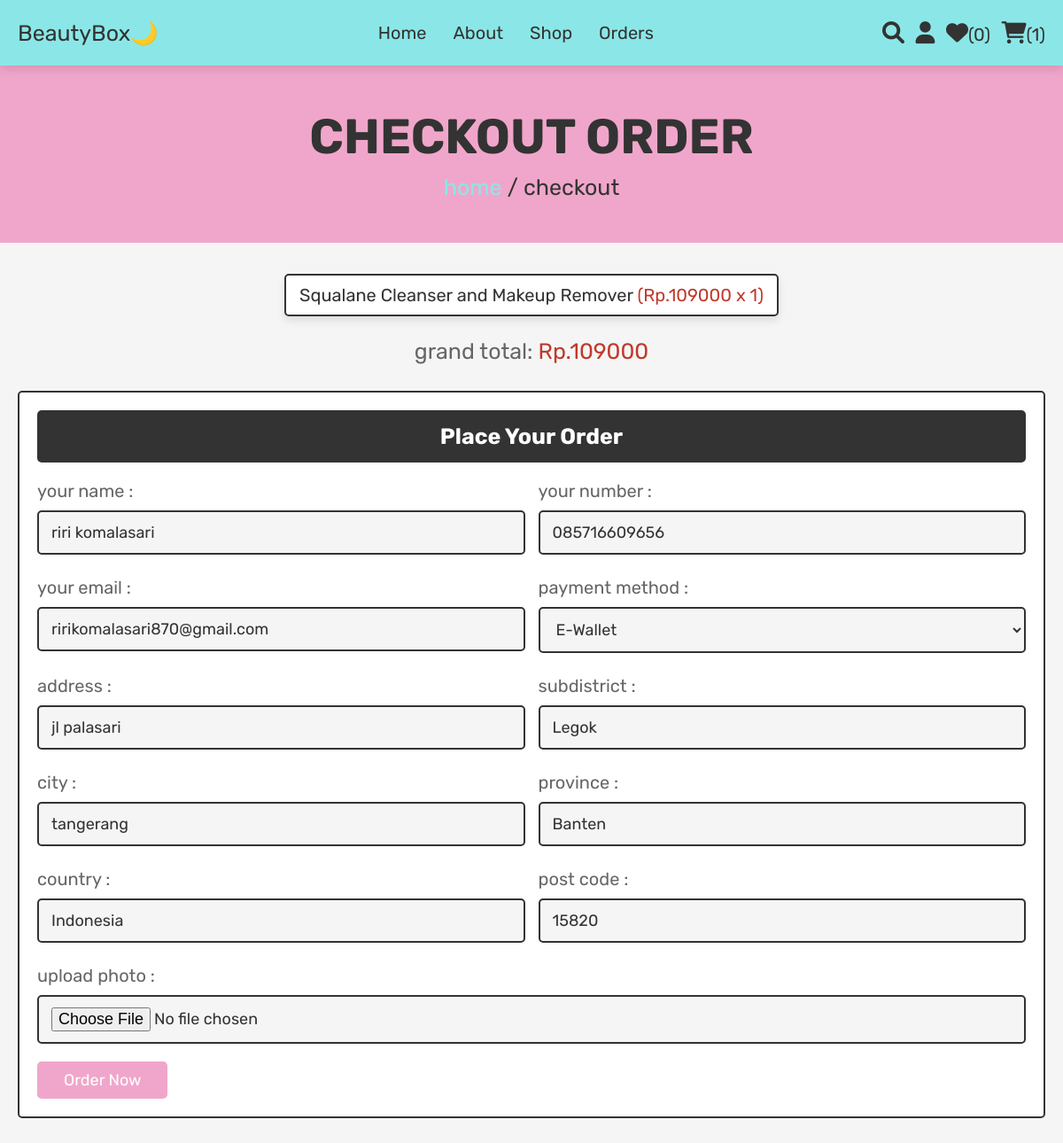
Screenshot of /checkout.php (signed in) with the database file from the repository.
### tables this page shows
CREATE TABLE `cart` (
  `id` int(100) NOT NULL,
  `user_id` int(100) NOT NULL,
  `pid` int(100) NOT NULL,
  `name` varchar(100) NOT NULL,
  `price` varchar(100) NOT NULL,
  `quantity` varchar(100) NOT NULL,
  `image` varchar(100) NOT NULL
);

CREATE TABLE `users_detail` (
  `id` int(11) NOT NULL,
  `user_id` int(11) NOT NULL,
  `full_name` varchar(150) NOT NULL,
  `number` varchar(15) NOT NULL,
  `address` text NOT NULL,
  `subdistrict` varchar(50) NOT NULL,
  `city` varchar(50) NOT NULL,
  `province` varchar(50) NOT NULL,
  `country` varchar(50) NOT NULL,
  `post_code` int(10) NOT NULL
);

CREATE TABLE `users` (
  `id` int(100) NOT NULL,
  `name` varchar(100) NOT NULL,
  `email` varchar(100) NOT NULL,
  `password` varchar(100) NOT NULL,
  `user_type` varchar(20) NOT NULL DEFAULT 'user'
);

### checkout.php (the view, shortened to what this page needs)
<?php
include 'config.php';
$user_id = $_SESSION['user_id'];
?>
<!DOCTYPE html>
<html lang="en">
<head>
    <link rel="stylesheet" href="https://cdnjs.cloudflare.com/ajax/libs/font-awesome/6.0.0/css/all.min.css">
    <link rel="stylesheet" href="css/style.css">
</head>
<body>
    <?php include 'header.php'; ?>
    <section class="heading">
        <h3>checkout order</h3>
        <p> <a href="index.php">home</a> / checkout </p>
    </section>
    <section class="display-order">
        <?php
        $grand_total = 0;
        $select_cart = mysqli_query($conn, "SELECT * FROM `cart` WHERE user_id = '$user_id'") or die('query failed');
        if (mysqli_num_rows($select_cart) > 0) {
            while ($fetch_cart = mysqli_fetch_assoc($select_cart)) {
                $total_price = ($fetch_cart['price'] * $fetch_cart['quantity']);
                $grand_total += $total_price;
        ?>
                <p> <?php echo $fetch_cart['name'] ?> <span>(<?php echo 'Rp.' . $fetch_cart['price'] . ' x ' . $fetch_cart['quantity']  ?>)</span> </p>
        <?php
            }
        } else {
            echo '<p class="empty">your cart is empty</p>';
        }
        ?>
        <div class="grand-total">grand total: <span>Rp.<?php echo $grand_total; ?></span></div>
    </section>
    <section class="checkout">
        <form action="" method="POST" enctype="multipart/form-data">
            <h3>place your order</h3>
            <?php
            if(!empty($user_id)){
                $select_user = mysqli_query($conn, "SELECT users.name, users.email, users_detail.full_name, users_detail.number, users_detail.address, users_detail.subdistrict, users_detail.city, users_detail.province, users_detail.country, users_detail.post_code FROM users LEFT JOIN users_detail ON users.id = users_detail.user_id WHERE users.id = '$user_id'") or die('query failed');
                if(mysqli_num_rows($select_user) > 0){
                $fetch_user = mysqli_fetch_assoc($select_user);
                }
            }
            ?>
            <div class="flex">
                <div class="inputBox">
                    <span>your name :</span>
                    <input type="text" name="name" placeholder="enter your name" value="<?php echo $fetch_user['full_name']; ?>">
                </div>
                <div class="inputBox">
                    <span>your number :</span>
                    <input type="number" name="number" min="0" placeholder="enter your number" value="<?php echo $fetch_user['number']; ?>" readonly>
                </div>
                <div class="inputBox">
                    <span>your email :</span>
                    <input type="email" name="email" placeholder="enter your email" value="<?php echo $fetch_user['email']; ?>" readonly>
                </div>
                <div class="inputBox">
                    <span>payment method :</span>
                    <select name="method">
                        <option value="e-wallet">E-Wallet</option>
                    </select>
                </div>
                <div class="inputBox">
                    <span>address :</span>
                    <input type="text" name="address" placeholder="ex. Aria Santika city No.34A" value="<?php echo $fetch_user['address']; ?>">
                </div>
                <div class="inputBox">
                    <span>subdistrict :</span>
                    <input type="text" name="subdistrict" placeholder="ex. Karawaci" value="<?php echo $fetch_user['subdistrict']; ?>">
                </div>
                <div class="inputBox">
                    <span>city :</span>
                    <input type="text" name="city" placeholder="e.g. mumbai" value="<?php echo $fetch_user['city']; ?>">
                </div>
                <div class="inputBox">
                    <span>province :</span>
                    <input type="text" name="province" placeholder="e.g. maharashtra" value="<?php echo $fetch_user['province']; ?>">
                </div>
                <div class="inputBox">
                    <span>country :</span>
                    <input type="text" name="country" placeholder="e.g. india" value="<?php echo $fetch_user['country']; ?>">
                </div>
                <div class="inputBox">
                    <span>post code :</span>
                    <input type="number" min="0" name="post_code" placeholder="e.g. 123456" value="<?php echo $fetch_user['post_code']; ?>">
                </div>
                <div class="inputBox">
                    <span>upload photo :</span>
                    <input type="file" accept="image/jpg, image/jpeg, image/png" required class="box" name="proof">
                </div>
            </div>
            <input type="submit" name="order" value="order now" class="btn">
        </form>
    </section>

### css/style.css (style rules this page uses)
:root { --pink:#f0a6ca; --red:#c0392b; --clay:#8be7e7; --orange:#c4eb15; --black:#333; --white:#fff; --light-color:#666; --light-white:#ccc; --light-bg:#f5f5f5; --border:.2rem solid var(--black); --box-shadow:0 .5rem 1rem rgba(0,0,0,.1); }
* { font-family: 'Rubik', sans-serif; margin:0; padding:0; box-sizing: border-box; outline: none; border:none; text-decoration: none; transition:all .2s linear; }
html { font-size: 62.5%; overflow-x: hidden; scroll-behavior: smooth; scroll-padding-top: 6.5rem; }
body { background: var(--light-bg); }
section { padding:3rem 2rem; }
.btn, .delete-btn, .option-btn { display: inline-block; border-radius: .5rem; margin-top: 1rem; font-size: 1.8rem; color:var(--white); cursor: pointer; padding:1rem 3rem; text-transform: capitalize; }
.btn { background-color: var(--pink); }
.heading { display: flex; flex-flow: column; align-items: center; justify-content: center; gap:1rem; background-color: var(--pink); text-align: center; min-height: 25vh; }
.heading h3 { font-size: 5.5rem; color:var(--black); text-transform: uppercase; }
.heading p { font-size: 2.5rem; color:var(--black); }
.heading p a { color:var(--clay); }
.display-order { max-width: 1200px; margin:0 auto; text-align: center; padding-bottom: 0; }
.display-order p { display: inline-block; border-radius: .5rem; font-size: 2rem; color:var(--black); padding:1rem 1.5rem; margin:.5rem; background-color: var(--white); box-shadow: var(--box-shadow); border:var(--border); }
.display-order p span { color:var(--red); }
.display-order .grand-total { margin-top: 2rem; font-size: 2.5rem; color:var(--light-color); }
.display-order .grand-total span { color:var(--red); }
.checkout form { background-color: var(--white); border:var(--border); max-width: 1200px; margin:0 auto; border-radius: .5rem; padding:2rem; box-shadow: var(--border); }
.checkout form h3 { padding:1.5rem; font-size: 2.5rem; margin-bottom: 2rem; background-color: var(--black); color:var(--white); border-radius: .5rem; text-align: center; text-transform: capitalize; }
.checkout form .flex { display: flex; flex-wrap: wrap; gap:1.5rem; }
.checkout form .flex .inputBox { flex:1 1 40rem; }
.checkout form .flex .inputBox input, .checkout form .flex .inputBox select { margin:1rem 0; width: 100%; background-color: var(--light-bg); padding:1.2rem 1.4rem; border:var(--border); font-size: 1.8rem; color:var(--black); border-radius: .5rem; }
.checkout form .flex .inputBox span { font-size: 2rem; color:var(--light-color); }

### rows the page displays
cart: name "Squalane Cleanser and Makeup Remover", price "109000", quantity "1"
users_detail: name "riri komalasari", number "085716609656", email "ririkomalasari870@gmail.com", address "jl palasari", subdistrict "Legok", city "tangerang", province "Banten", country "Indonesia", post_code "15820"

### other values shown
$wishlist_num_rows "0"
$cart_num_rows "1"
$grand_total "109000"
